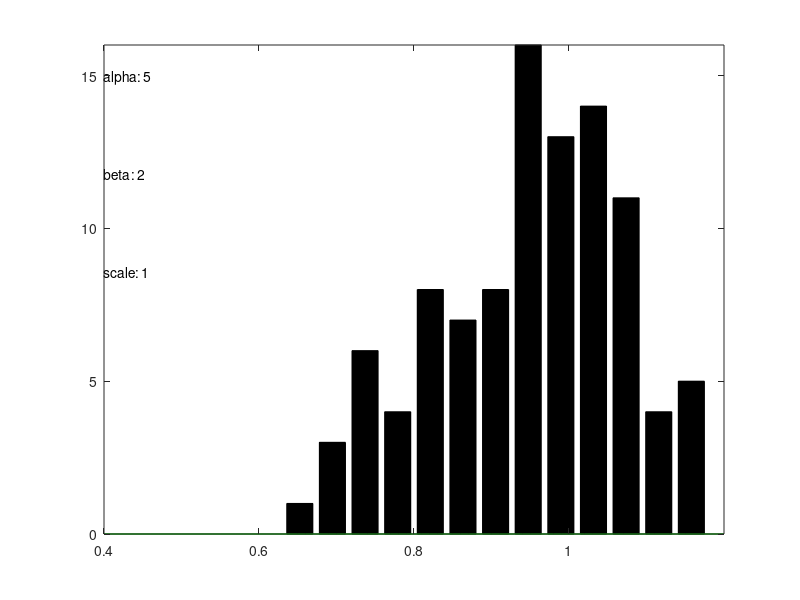

This chart was generated by the following MATLAB code:
function out = BetaDistributions(varargin)
% Family of beta distributions
% 
% Parameter 'alpha', 5
% Parameter 'beta', 2
% Parameter 'no_draws', 100
% Parameter 'scale', 1
% Parameter 'support',[0.4 1.2]
% Parameter 'resolution', 4



p = inputParser;
p.addParamValue('alpha', 5)
p.addParamValue('beta', 2)
p.addParamValue('no_draws', 100)

p.addParamValue('scale', 1)
p.addParamValue('support',[0.4 1.2])


p.addParamValue('plot_distributions', true)

p.parse(varargin{:});

p1 = p.Results.alpha;
p2 = p.Results.beta;

no_draws = p.Results.no_draws;
plot_distributions = p.Results.plot_distributions';
scale = p.Results.scale;

sup = p.Results.support;



int_v1 = [1:length(p1)];
int_v2 = [1:length(p2)];

nbins = linspace(sup(1), sup(end),20);

for a = int_v1
    for b = int_v2
        rng default;

        D =  betarnd(p1(a),p2(b),no_draws,1)';
        
        draws{a,b} = (D*diff(sup) + sup(1))*scale;
        


        parameters{a,b} = [p1(a) p2(b)];
        hist_distr{a,b} = histc(draws{a,b}, nbins);  
            if plot_distributions
                subplot(length(p1),length(p2), sub2ind([length(p1) length(p2)], a,b))
                bar(nbins, hist_distr{a,b},'edgecolor', [0 0 0], 'facecolor', [0 0 0])%;,'edgecolor', [0 0 0], 'facecolor', [0 0 0])
                t1 = text(min(nbins), max(hist_distr{a,b}*0.95), {['alpha: ' num2str(p1(a))]},'verticalalignment', 'top');
                t2 = text(min(nbins), max(hist_distr{a,b}*0.75), {['beta: '  num2str(p2(b))]},'verticalalignment', 'top');
                t3 = text(min(nbins), max(hist_distr{a,b}*0.55), {['scale: ' num2str(scale)]},'verticalalignment', 'top');
                
                line([sup(1):0.01:sup(2)], betapdf([sup(1):0.01:sup(2)]*max(hist_distr{a,b}), p1(a),p2(b)),'color','g');


                
                xlim([sup(1) sup(2)]) 
                ylim([0  max(hist_distr{a,b})])
        end
    end
end

out.sampleDraws = draws;
out.parameters = parameters;
